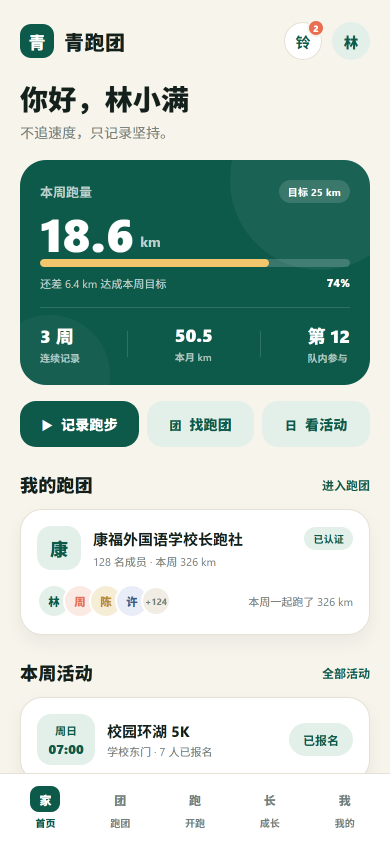
#> input picture mobile/shots/activities-shared/01-home.png, 780 x 1688 px, found by its file name (shown at 1/2 size)
$ python make-activities-sheet.py
#> lines starting #> are read from the running program, lines starting #| are printed output that depends on the picture
from pathlib import Path
from PIL import Image, ImageDraw, ImageFont

base = Path(r"E:/QPTapp/mobile/shots/activities-shared")
items = [
    ("01-home.png", "01 首页共享报名"),
    ("02-list-all.png", "02 全部活动"),
    ("03-list-open-empty.png", "03 可报名空态"),
    ("04-list-mine.png", "04 已报名筛选"),
    ("05-detail-signup.png", "05 已报名详情"),
    ("06-detail-signup-section.png", "06 取消报名入口"),
    ("07-profile-demo.png", "07 重置入口"),
    ("08-my-initial.png", "08 我的活动初始"),
    ("09-my-absent.png", "09 后台标未到"),
    ("10-detail-absent.png", "10 未到详情"),
    ("11-my-awaiting.png", "11 撤销后待核对"),
    ("12-detail-awaiting.png", "12 待核对详情"),
    ("13-detail-cancelled.png", "13 手机取消报名"),
    ("14-list-after-cancel.png", "14 可报名释放"),
    ("15-profile-reset-result.png", "15 重置结果"),
    ("16-my-after-reset.png", "16 我的活动恢复"),
    ("17-home-after-reset.png", "17 首页恢复"),
]
target_w = 300
gap = 16
margin = 28
label_h = 28
cols = 4
bg = (247, 244, 236)
brand = (14, 90, 74)
muted = (110, 110, 105)

font_path = r"C:/Windows/Fonts/msyh.ttc"
font = ImageFont.truetype(font_path, 18)
small = ImageFont.truetype(font_path, 14)
title_font = ImageFont.truetype(font_path, 28)

loaded = []
for name, label in items:
    im = Image.open(base / name).convert("RGB")
#> im is the input picture: PIL image 780x1688 RGB; mean R, G, B 186.4, 204.2, 196.1
    h = round(im.height * target_w / im.width)
#> h = 649
    im = im.resize((target_w, h), Image.LANCZOS)
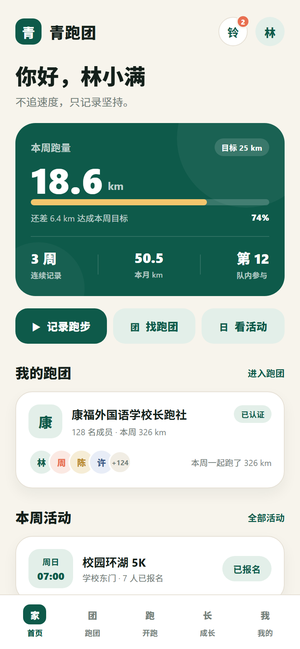
#> im: PIL image 300x649 RGB; mean R, G, B 186.2, 204, 195.9
    loaded.append((im, label))
#> pass 2 of the loop `for name, label in items:`:
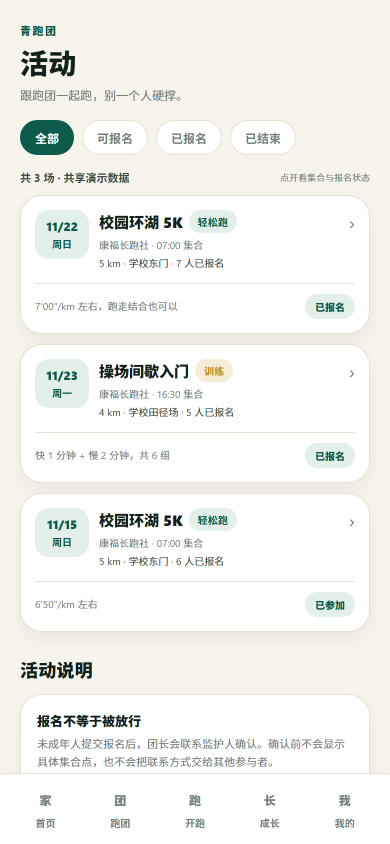
#> input picture mobile/shots/activities-shared/02-list-all.png, 780 x 1688 px, found by its file name (shown at 1/2 size)
#> im is the input picture: PIL image 780x1688 RGB; mean R, G, B 242.2, 242.4, 238.8
#> `im = im.resize((target_w, h), Image.LANCZOS)`:
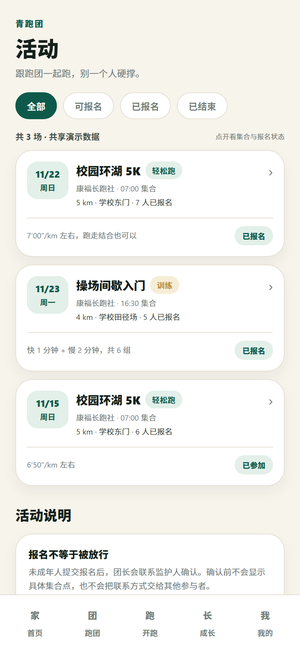
#> im: PIL image 300x649 RGB; mean R, G, B 241.9, 242.2, 238.6
#> pass 3 of the loop `for name, label in items:`:
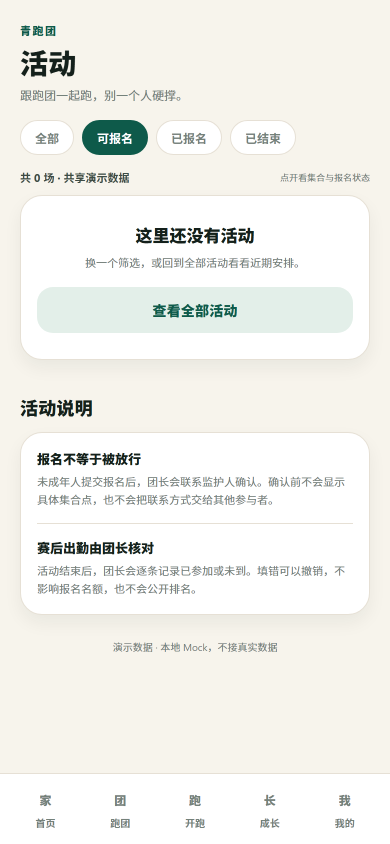
#> input picture mobile/shots/activities-shared/03-list-open-empty.png, 780 x 1688 px, found by its file name (shown at 1/2 size)
#> im is the input picture: PIL image 780x1688 RGB; mean R, G, B 241.4, 241.3, 236.6
#> `im = im.resize((target_w, h), Image.LANCZOS)`:
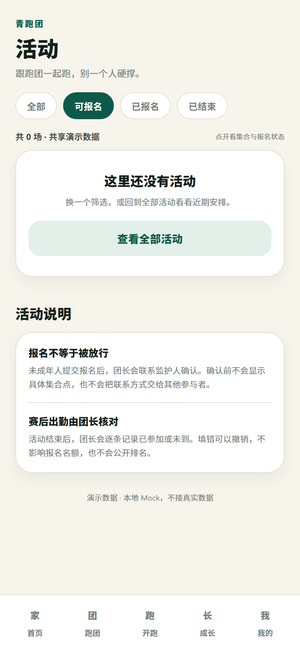
#> im: PIL image 300x649 RGB; mean R, G, B 241.2, 241.1, 236.4
#> (the run stopped early here; a loop or call above may not have finished)
